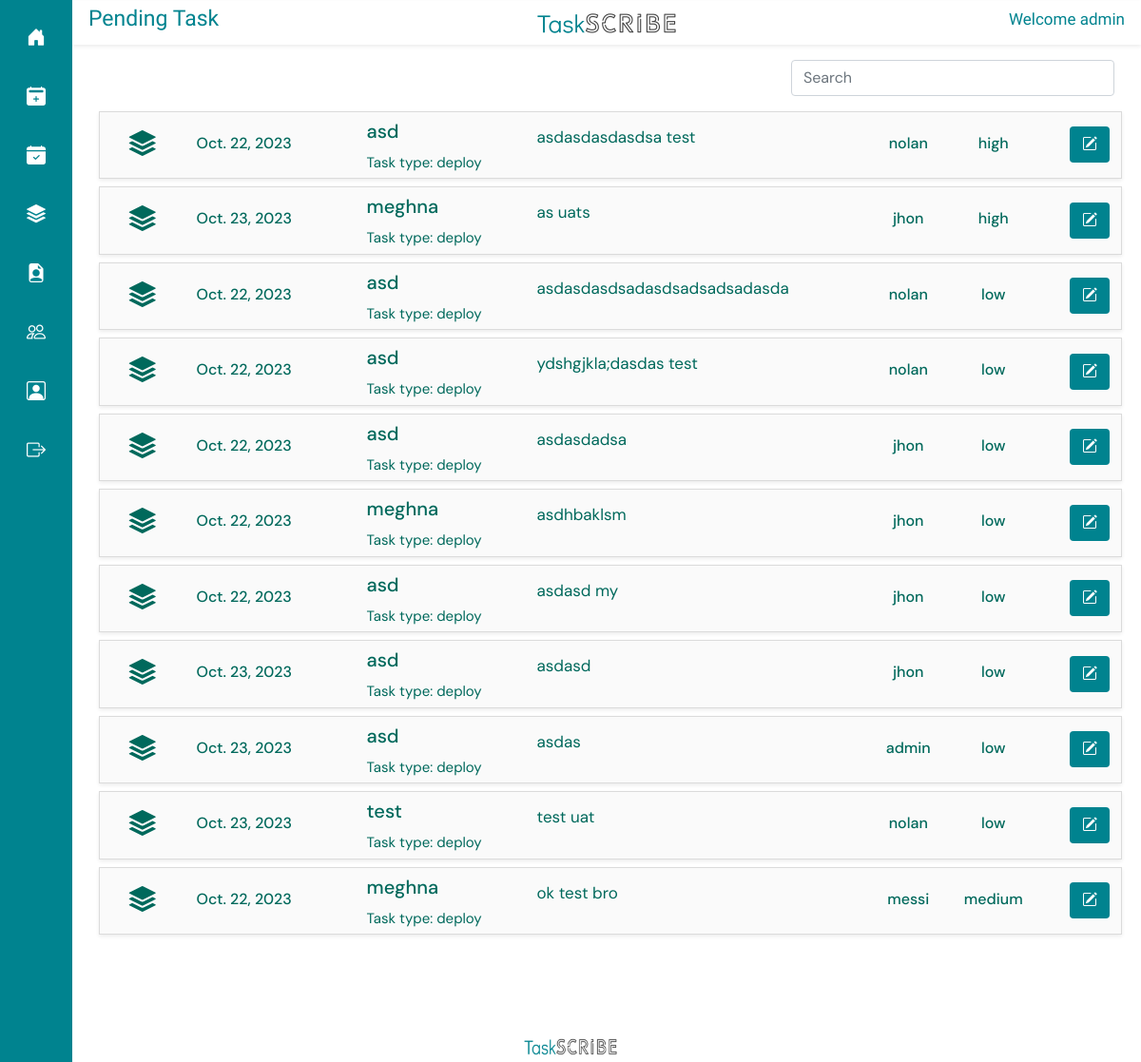
The page /pending-task/ (signed in) on the database as committed earlier.
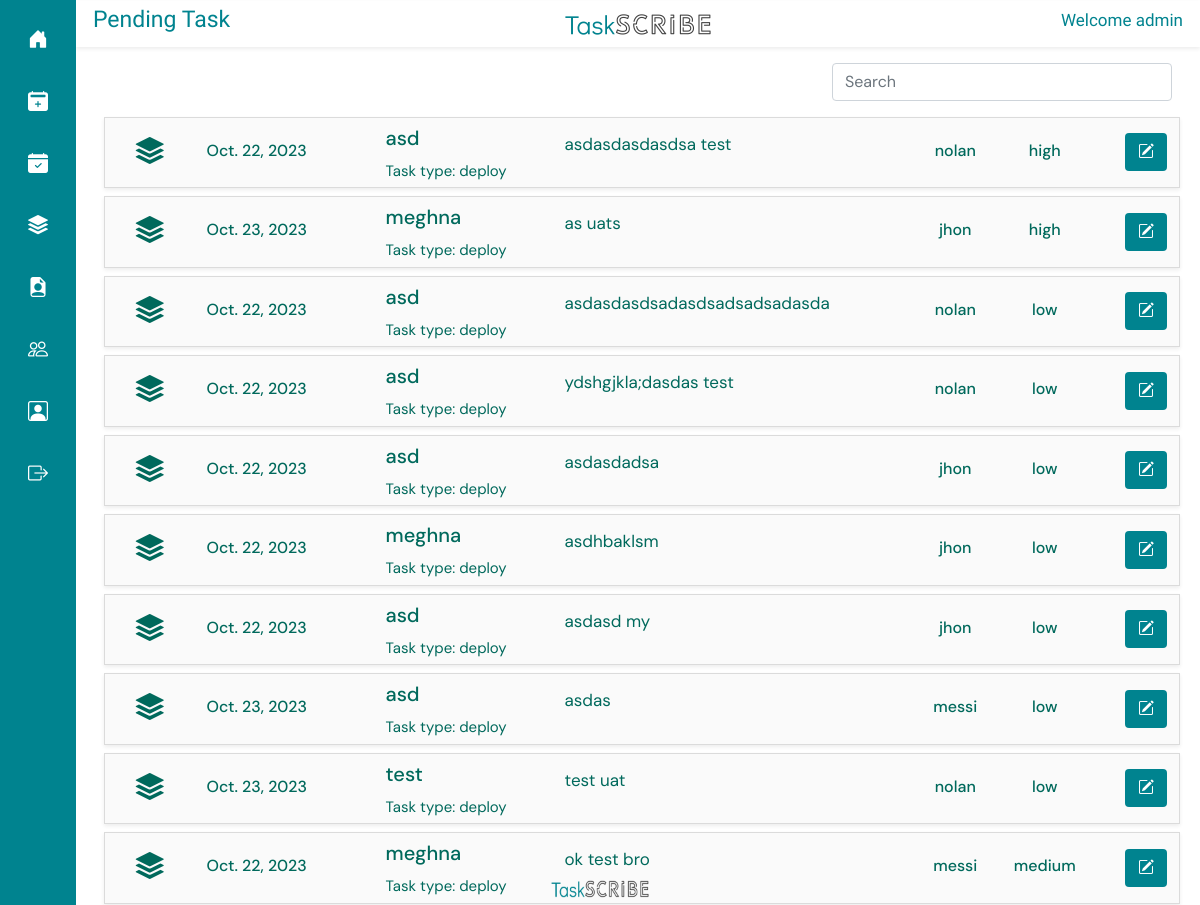
The same page on the database as committed later.
### taskapp/models.py (models this page shows, shortened)
class Task(models.Model):
    name = models.CharField(max_length=500,)
    user = models.ForeignKey(CustomUser, on_delete=models.PROTECT)
    assigned_user = models.ForeignKey(CustomUser, on_delete=models.PROTECT, related_name='assigned_user')
    type = models.ForeignKey(Type, on_delete=models.CASCADE)
    client = models.ForeignKey(Client, on_delete=models.PROTECT)
    date = models.DateField()
    priority = models.CharField(max_length=6, choices=PRIORITY, default='low', null=True)
    created_at = models.DateField(auto_now_add=True, null=True)
    status = models.CharField(max_length=1, choices=STATUS, default='0')
    time = models.FloatField()

class Client(models.Model):
    name = models.CharField(max_length=100)
    description = models.TextField(max_length=500, null=True)
    file = models.FileField(upload_to='documetns/')
    original_filename = models.CharField(max_length=255)
    uploaded_at = models.DateTimeField(auto_now_add=True)

class Type(models.Model):
    name = models.CharField(max_length=100)
    def __str__(self) -> str:
        return self.name

class CustomUser(AbstractUser):
    ROLE_CHOICES = (
        ('admin', 'Admin'),
        ('general', 'General'),
    )
    role = models.CharField(max_length=10, choices=ROLE_CHOICES, default='general')
    def __str__(self):
        return self.username

### taskapp/views.py (the view)
# urls.py: path('pending-task/', pending_task, name="pending_task"),
@login_required(login_url="/login/")
def pending_task(request):
    users = CustomUser.objects.all()
    if request.user.is_superuser:
        pending_tasks = Task.objects.filter(status="0").order_by('priority')
    else:
        userall = CustomUser.objects.get(id=request.user.id)
        pending_tasks = Task.objects.filter(assigned_user=userall, status="0").order_by('priority')
    return render(request, "pending.html", {
        "pending_tasks" : pending_tasks , "users" : users
    })

### templates/pending.html (shortened to what this page needs)
{% extends 'base.html' %}
{% load static %}
{% block titlecontent %}
<div class="row shadow-sm align-items-center" style=" margin-top: 1px; padding: 5px;  color: #00838f;">
  <div class="col">
    <h2 style="font-family: Didact Gothic; text-align: left; font-size: 23px;">Pending Task</h2>
  </div>
  <div class="col align-items-center text-center">
    <img src="{% static 'img/logof.png' %}" width="150px" height="25px" alt="">
  </div>
  <div class="col align-items-center" >
      <h2  style="font-family: Didact Gothic; text-align: right; font-size: 17px;">Welcome {{ user.username }}</h2>
  </div>
</div>
{% endblock %}
{% block content %}
<div class="row mt-3 m-1">
  <div class="col-8">
  </div>
  <div class="col-4">
    <input class="form-control" type="text" id="searchInput" placeholder="Search">
</div>
</div>
<div class="container-fluid " style=" border-radius: 0; height: 100vh; overflow-y: auto; padding-bottom: 3vh;" id="cardList">
  <div class="row  mt-2">
    {% for task in pending_tasks %}
    <div class=" card m-1 py-1 shadow-sm" style="background-color: #FAFAFA; border-radius: 0;">
      <div class="row align-items-center" style="text-align: center;">
        <div class="col-12 col-md-1">
          <i class="bi bi-stack fs-3"></i>
        </div>
        <div class="col-12 col-md-2" style="text-align: left;">
          <h6 class="pt-1 text-primary-d1 letter-spacing">
            {{task.created_at}}
          </h6>
        </div>
        <div class="col-12 col-md-2" style="text-align: left;">
          <h5 class="pt-1">
            {{task.client.name}}
          </h5>
            <span style="font-size: 15px;">
              Task type: {{ task.type }}
            </span>
        </div>
        <div class="col-12 col-md-4 " style="text-align: left;">
              <p style="  text-align: justify;
              white-space: nowrap;
              max-width: 40ch;
              text-overflow: ellipsis;
              overflow-x: hidden;">{{task.name}}</p>
        </div>
        <div class="col-12 col-md-1" style="text-align: center;">
          <h6 class="pt-1 ">
            {{task.assigned_user}}
          </h6>
        </div>
        <div class="col-12 col-md-1" style="text-align: center;">
          <h6 class="pt-1 text-primary-d1 letter-spacing">
            {{task.priority}}
          </h6>
        </div>
        <div class="col-12 col-md-1 " style="text-align: right;">
          <button type="button" class="btn btn-floating edit-task" data-bs-toggle="modal"
            data-bs-target="#exampleModal" data-task-id="{{ task.id }}"
            style="background-color: #00838f; color: #fff;"><i class="bi bi-pencil-square"></i></button>
        </div>
      </div>
    </div>
    {% endfor %}
  </div>
</div>
{% endblock%}

Rows that differ between the two databases and show on the page:
no longer on this page (row edited): Task: created_at "Oct. 23, 2023", client.name "asd", type "deploy", name "asdasd", assigned_user "jhon", priority "low"
changed Task "asdas": assigned_user "admin" → "messi"
